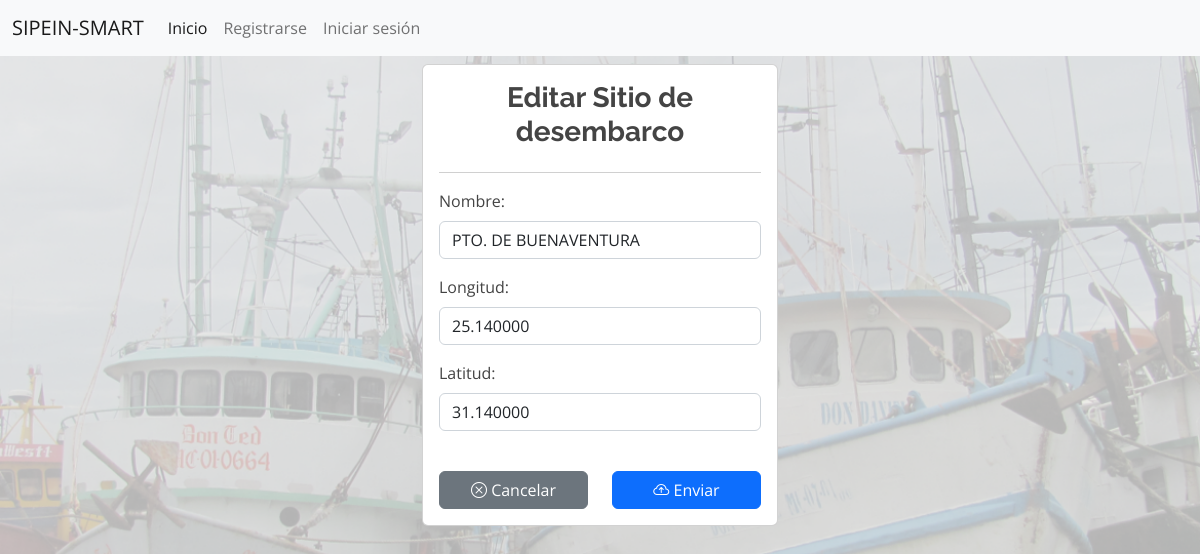
Page /sitios/editar/1 on the committed database.
### industrial/models.py (models this page shows, shortened)
class Sitio_Desembarco(models.Model):
    nombre = models.TextField(max_length=50, verbose_name='Nombre', unique=True)
    coord_lon = models.DecimalField(max_digits=8, decimal_places=6, null=True, blank=True, verbose_name='Longitud')
    coord_lat = models.DecimalField(max_digits=8, decimal_places=6, null=True, blank=True, verbose_name='Latitud')
    costa_id = models.PositiveSmallIntegerField(choices=REGION_COSTA, null=True)
    class Meta:
        ordering = ['nombre']

### industrial/views.py (the view, shortened to what this page needs)
# urls.py: path('sitios/editar/<int:id>', views.editar_sitio, name='editar_sitios'),
def editar_sitio(request, id):
    if request.method == 'GET':
        sitio = get_object_or_404(Sitio_Desembarco, pk=id)
        form = FormSitio(instance=sitio)
        return render(request, 'sitios_editar.html',{
            'sitio': sitio,
            'form': form
        })

### industrial/forms.py
class FormSitio(forms.ModelForm):
    class Meta:
        model = Sitio_Desembarco
        fields = ['nombre', 'coord_lon', 'coord_lat']
        widgets = {
            'nombre': forms.TextInput(attrs={'class': 'form-control', 'placeholder': 'Nombre del Sitio', 'autofocus': 'True'}),
            'coord_lon': forms.NumberInput(attrs={'class': 'form-control'}),
            'coord_lat': forms.NumberInput(attrs={'class': 'form-control'})
        }

### industrial/templates/sitios_editar.html (shortened to what this page needs)
{% extends 'base.html' %}
{% block contenido %}
<main class="container">
    <div class="row">
        <div class="col-md-8 col-lg-4 offset-md-4 mt-2">
            <div>
                <form method="POST" class="card card-body" enctype="multipart/form-data">
                    <h3 class="text-center"><strong>Editar Sitio de desembarco</strong></h3>
                    <hr>
                    {{form.as_p}}
                    <div class="row">
                        <div class="col d-grid gap-2 col-6 mx-auto">
                            <a name="" id="" class="btn btn-secondary" href="{% url 'listar_sitios' %}" role="button">
                                <i class="bi bi-x-circle"></i>&nbsp;Cancelar</a>
                        </div>
                        <div class="col d-grid gap-2 col-6 mx-auto">
                            <button class="btn btn-primary"><i class="bi bi-cloud-arrow-up"></i>&nbsp;Enviar</button>
                        </div>
                    </div>
                </form>
            </div>
        </div>
    </div>
</main>
{% endblock %}

### industrial/static/css/custom.css (style rules this page uses)
body { background-image: url(../img/fondo.png); background-repeat: no-repeat; background-size: cover; }

### industrial/static/css/style.css (style rules this page uses)
body { font-family: "Open Sans", sans-serif; color: #444444; }
a { color: #2487ce; text-decoration: none; }
h1, h2, h3, h4, h5, h6 { font-family: "Raleway", sans-serif; }

### rows in the picture
Sitio_Desembarco: nombre "PTO. DE BUENAVENTURA", coord_lon "25.140000", coord_lat "31.140000"
